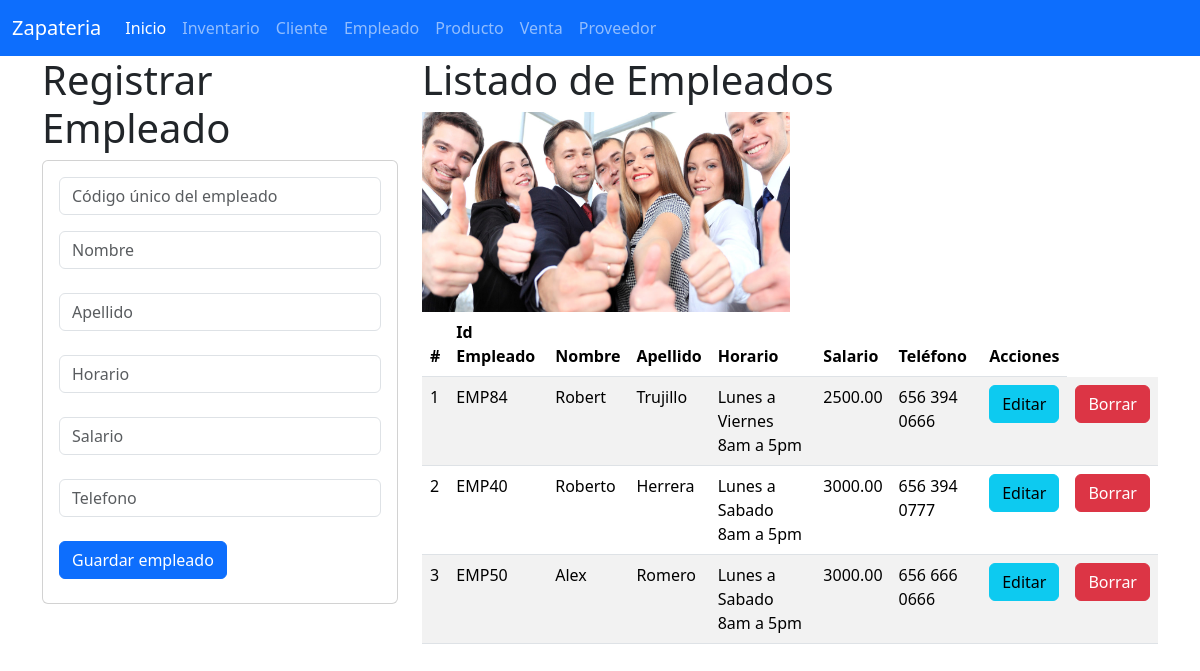
Page /empleado on the committed database.
### empleado_app/models.py (models this page shows, shortened)
class Empleado(models.Model):
    id_empleado = models.CharField(primary_key=True, max_length=6)
    nombre = models.CharField(max_length=100)
    apellido = models.CharField(max_length=100)
    horario = models.CharField(max_length=100)
    salario = models.DecimalField(max_digits=10, decimal_places=2)
    telefono = models.CharField(max_length=15, blank=True, null=True)

### empleado_app/views.py (the view)
# urls.py: path("empleado",views.inicio_vista, name="empleado"),
def inicio_vista(request):
    elempleado=Empleado.objects.all()
    return render(request,"gestionarEmpleado.html",{"elempleado":elempleado})

### empleado_app/templates/gestionarEmpleado.html (shortened to what this page needs)
{% extends "base.html" %}
{% block cuerpo %}
{% load static %}
<div class="row">
  <div class="col-sm-12 col-md-4 col-lg-4 xl-4">
    <h1>Registrar Empleado</h1>
    <div class="card">
      <div class="card-body">
        <form action="registrarEmpleado/" method="POST">
          <div class="form-group">
            <input type="text" id="txtid_empleado" name="txtid_empleado" class="form-control"
            placeholder="Código único del empleado" minlength="1" maxlength="6"  required>
          </div>
          <div class="form-group py-3">
            <input type="text" id="txtnombre" name="txtnombre" class="form-control"
            placeholder="Nombre" maxlength="100"  required>
          </div>
          <div class="form-group py-2">
            <input type="text" id="txtapellido" name="txtapellido" class="form-control"
            placeholder="Apellido" maxlength="100"  required>
          </div>
          <div class="form-group py-3">
            <input type="text" id="datehorario" name="datehorario" class="form-control"
            placeholder="Horario" required>
          </div>
          <div class="form-group py-2">
            <input type="number" id="numsalario" name="numsalario" class="form-control"
            placeholder="Salario"  required>
          </div>
          <div class="form-group py-3">
            <input type="text" id="txttelefono" name="txttelefono" class="form-control"
            placeholder="Telefono"  maxlength="255" required>
          </div>
          <div class="form-group py-2">
            <button type="submit" class="btn btn-primary">Guardar empleado</button>
          </div>
        </form>
      </div>
    </div>
  </div>
  <div class="col-sm-12 col-md-8 col-lg-8 xl-8">
    <h1>Listado de Empleados</h1>
    <img class="w-50" src="{% static 'img/empleado.jpg' %}" alt="bonilla" width="100" height="200">
    <table class="table table-striped">
      <thead>
        <tr>
          <th scope="col">#</th>
          <th scope="col">Id Empleado</th>
          <th scope="col">Nombre</th>
          <th scope="col">Apellido</th>
          <th scope="col">Horario</th>
          <th scope="col">Salario</th>
          <th scope="col">Teléfono</th>
          <th scope="col">Acciones</th>
        </tr>
      </thead>
      <tbody>
        {% for e in elempleado %}
        <tr>
          <td>{{ forloop.counter }}</td>
          <td>{{ e.id_empleado }}</td>
          <td>{{ e.nombre }}</td>
          <td>{{ e.apellido }}</td>
          <td>{{ e.horario }}</td>
          <td>{{ e.salario }}</td>
          <td>{{ e.telefono }}</td>
          <td><a href="seleccionarEmpleado/{{ e.id_empleado }}" class="btn btn-info">Editar</a></td>
          <td><a href="borrarEmpleado/{{ e.id_empleado }}" class="btn btn-danger">Borrar</a></td>
        </tr>
        {% endfor %}
      </tbody>
    </table>
  </div>
</div>
{% endblock %}

### rows in the picture
Empleado: id_empleado "EMP84", nombre "Robert", apellido "Trujillo", horario "Lunes a Viernes 8am a 5pm", salario "2500.00", telefono "656 394 0666"
Empleado: id_empleado "EMP40", nombre "Roberto", apellido "Herrera", horario "Lunes a Sabado 8am a 5pm", salario "3000.00", telefono "656 394 0777"
Empleado: id_empleado "EMP50", nombre "Alex", apellido "Romero", horario "Lunes a Sabado 8am a 5pm", salario "3000.00", telefono "656 666 0666"
